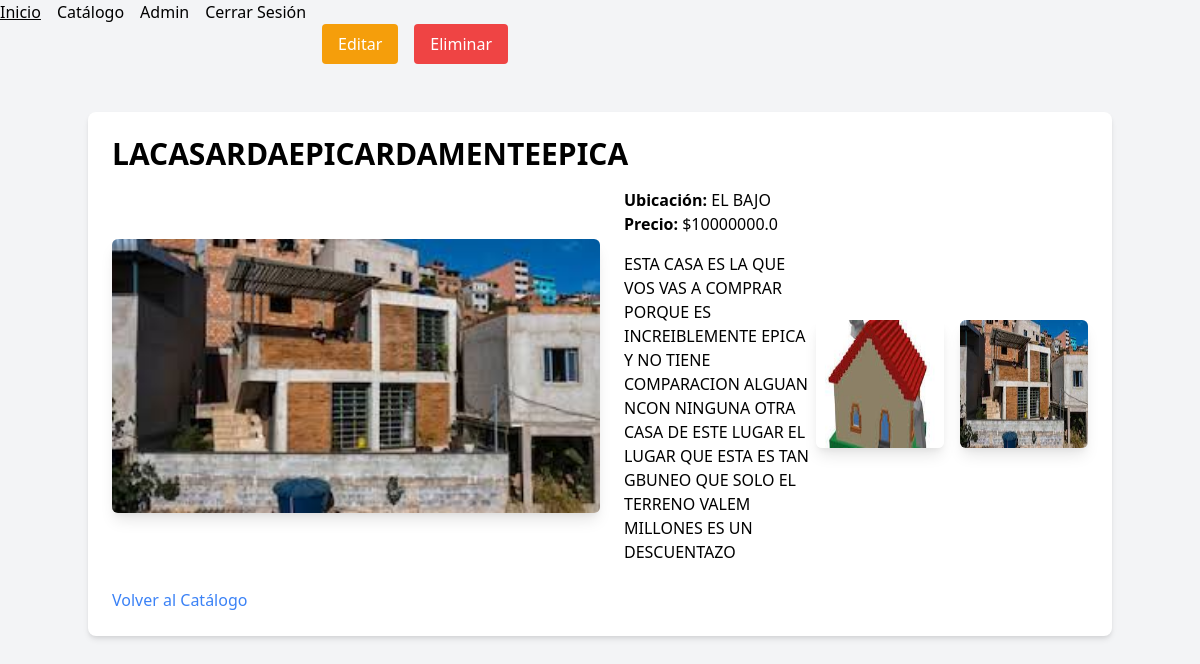
/property/1 (signed in), run on the app's committed database.
### models.py (models this page shows)
class Property(db.Model):
    id = db.Column(db.Integer, primary_key=True)
    name = db.Column(db.String(100), nullable=False)
    description = db.Column(db.Text, nullable=False)
    location = db.Column(db.String(200), nullable=False)
    price = db.Column(db.Float, nullable=False)
    main_image = db.Column(db.Text, nullable=True)  # Imagen principal
    repertory_images = db.Column(db.Text, nullable=True)  # Imágenes de repertorio (coma separada)

### app.py (the view)
@app.route('/property/<int:property_id>')
def property_detail(property_id):
    property = Property.query.get_or_404(property_id)
    return render_template('propertyDetail.html', property=property)

### app.py (called while the page is built)
@app.before_request
def create_tables():
    db.create_all()  # Crea las tablas si no existen

### templates/propertyDetail.html (shortened to what this page needs)
<!DOCTYPE html>
<html lang="es">
<head>
    <link rel="stylesheet" href="https://cdn.jsdelivr.net/npm/tailwindcss@2.2.19/dist/tailwind.min.css" />
    <nav>
        <ul class="flex space-x-4">
            <a class="hover:underline" href="{{ url_for('index') }}">
                Inicio
               </a>
            <li><a class="hover:underline" href="{{ url_for('catalogo') }}">Catálogo</a></li>
            {% if session.get('logged_in') %}
                <li><a class="hover:underline" href="/adminis">Admin</a></li>
            {% endif %}
            {% if session.get('logged_in') %}
            <li><a class="hover:underline" href="/logout">Cerrar Sesión</a></li>
            {% endif %}
            <div class="flex justify-end space-x-4 mt-6">
                {% if session.get('logged_in') %}
                    <a href="{{ url_for('edit_property', property_id=property.id) }}"
                       class="px-4 py-2 bg-yellow-500 text-white rounded hover:bg-yellow-600">
                       Editar
                    </a>
                    <form action="{{ url_for('delete_property', property_id=property.id) }}" method="POST" onsubmit="return confirm('¿Estás seguro de que deseas eliminar esta propiedad?')">
                        <button type="submit"
                                class="px-4 py-2 bg-red-500 text-white rounded hover:bg-red-600">
                                Eliminar
                        </button>
                    </form>
                {% endif %}
            </div>
        </ul>
    </nav>
</head>
<body class="bg-gray-100">
    <div class="container mx-auto mt-12">
        <div class="bg-white shadow-md rounded-lg p-6">
            <h1 class="text-3xl font-bold mb-4">{{ property.name }}</h1>
            <div class="flex flex-col md:flex-row items-start md:items-center">
                {% if property.main_image %}
                <img src="{{ url_for('static', filename=property.main_image.split('static/')[-1]) }}"
                    alt="Imagen principal de {{ property.name }}"
                    class="w-full md:w-1/2 rounded-md shadow-lg mb-4 md:mb-0 md:mr-6" />
                {% else %}
                <img src="https://via.placeholder.com/600x400"
                    alt="Imagen no disponible"
                    class="w-full md:w-1/2 rounded-md shadow-lg mb-4 md:mb-0 md:mr-6" />
                {% endif %}
                <div class="flex-1">
                    <p><strong>Ubicación:</strong> {{ property.location }}</p>
                    <p><strong>Precio:</strong> ${{ property.price }}</p>
                    <p class="mt-4">{{ property.description }}</p>
                </div>
                {% if property.repertory_images %}
                <div class="flex space-x-4 mt-4">
                    {% for image in property.repertory_images.split(',') %}
                    <img src="{{ url_for('static', filename=image.split('static/')[-1]) }}"
                        alt="Imagen adicional de {{ property.name }}"
                        class="w-32 h-32 rounded-md shadow-lg" />
                    {% endfor %}
                </div>
                {% endif %}
            </div>
            <a href="{{ url_for('catalogo') }}" class="mt-6 inline-block text-blue-500 hover:underline">Volver al Catálogo</a>
        </div>
    </div>
</body>
</html>

### data on the page
Property: name "LACASARDAEPICARDAMENTEEPICA", main_image (picture), location "EL BAJO", price "10000000.0", description "ESTA CASA ES LA QUE VOS VAS A COMPRAR PORQUE ES INCREIBLEMENTE EPICA Y NO TIENE COMPARACION ALGUAN NCON NINGUNA OTRA CASA DE ESTE LUGAR EL LUGAR QUE ESTA ES TAN GBUNEO QUE SOLO EL TERRENO VALEM MILLONES ES UN DESCUENTAZO"
